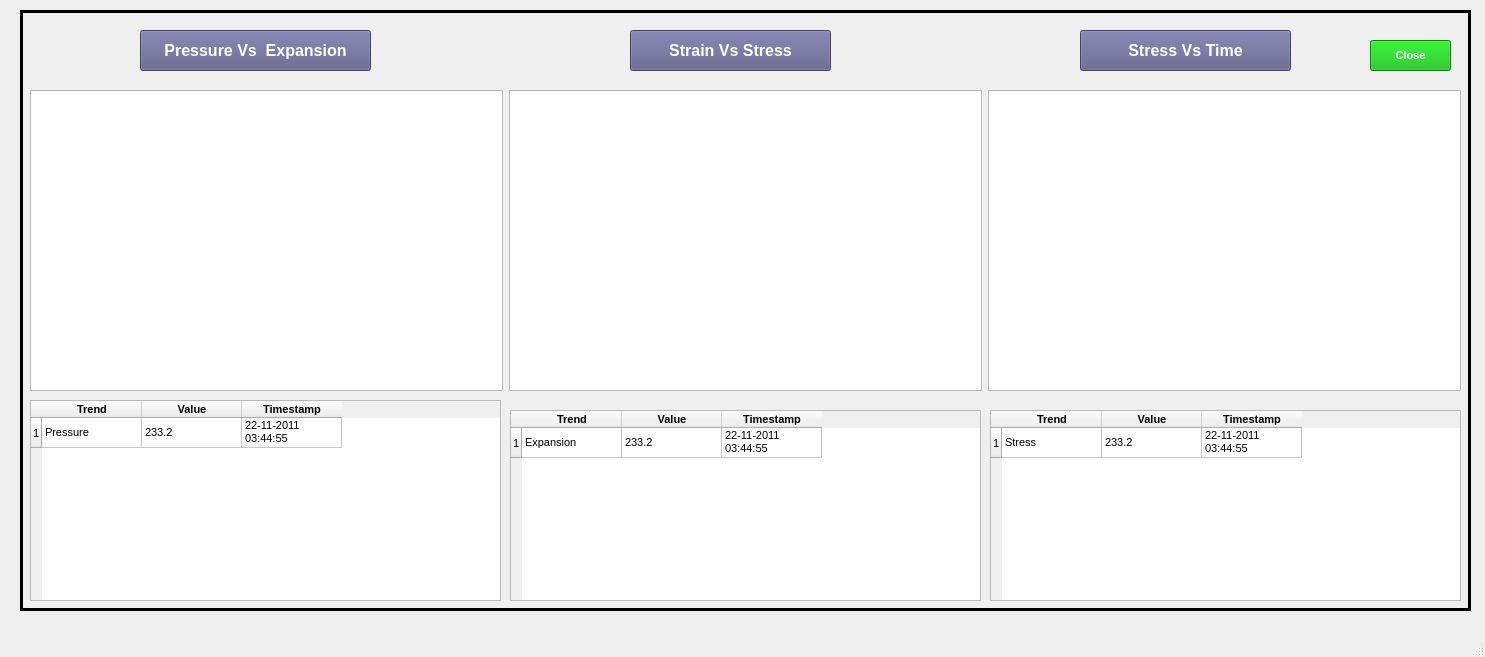
<?xml version="1.0" encoding="UTF-8"?>
<ui version="4.0">
 <class>MainWindow</class>
 <widget class="QMainWindow" name="MainWindow">
  <property name="geometry">
   <rect>
    <x>0</x>
    <y>0</y>
    <width>1485</width>
    <height>657</height>
   </rect>
  </property>
  <property name="baseSize">
   <size>
    <width>0</width>
    <height>0</height>
   </size>
  </property>
  <property name="windowTitle">
   <string>MainWindow</string>
  </property>
  <property name="styleSheet">
   <string notr="true"/>
  </property>
  <widget class="QWidget" name="centralwidget">
   <widget class="QFrame" name="frame">
    <property name="geometry">
     <rect>
      <x>20</x>
      <y>10</y>
      <width>1451</width>
      <height>601</height>
     </rect>
    </property>
    <property name="font">
     <font>
      <family>MS Sans Serif</family>
      <pointsize>10</pointsize>
     </font>
    </property>
    <property name="styleSheet">
     <string notr="true"/>
    </property>
    <property name="frameShape">
     <enum>QFrame::Box</enum>
    </property>
    <property name="frameShadow">
     <enum>QFrame::Plain</enum>
    </property>
    <property name="lineWidth">
     <number>3</number>
    </property>
    <widget class="QPushButton" name="pushButton_4">
     <property name="geometry">
      <rect>
       <x>1350</x>
       <y>30</y>
       <width>81</width>
       <height>31</height>
      </rect>
     </property>
     <property name="font">
      <font>
       <family>Arial</family>
       <pointsize>8</pointsize>
       <weight>75</weight>
       <bold>true</bold>
      </font>
     </property>
     <property name="styleSheet">
      <string notr="true">color: rgb(255, 255, 255);
background-color: rgb(0, 180, 0);</string>
     </property>
     <property name="text">
      <string>Close</string>
     </property>
    </widget>
    <widget class="QTableWidget" name="tableWidget">
     <property name="geometry">
      <rect>
       <x>10</x>
       <y>390</y>
       <width>471</width>
       <height>201</height>
      </rect>
     </property>
     <row>
      <property name="text">
       <string>1</string>
      </property>
      <property name="font">
       <font>
        <family>Arial</family>
        <pointsize>8</pointsize>
       </font>
      </property>
     </row>
     <column>
      <property name="text">
       <string>Trend</string>
      </property>
      <property name="font">
       <font>
        <family>Arial</family>
        <pointsize>8</pointsize>
        <weight>75</weight>
        <bold>true</bold>
       </font>
      </property>
     </column>
     <column>
      <property name="text">
       <string>Value</string>
      </property>
      <property name="font">
       <font>
        <family>Arial</family>
        <pointsize>8</pointsize>
        <weight>75</weight>
        <bold>true</bold>
       </font>
      </property>
     </column>
     <column>
      <property name="text">
       <string>Timestamp</string>
      </property>
      <property name="font">
       <font>
        <family>Arial</family>
        <pointsize>8</pointsize>
        <weight>75</weight>
        <bold>true</bold>
       </font>
      </property>
     </column>
     <item row="0" column="0">
      <property name="text">
       <string>Pressure</string>
      </property>
      <property name="font">
       <font>
        <family>Arial</family>
        <pointsize>8</pointsize>
       </font>
      </property>
     </item>
     <item row="0" column="1">
      <property name="text">
       <string>233.2</string>
      </property>
      <property name="font">
       <font>
        <family>Arial</family>
        <pointsize>8</pointsize>
       </font>
      </property>
     </item>
     <item row="0" column="2">
      <property name="text">
       <string>22-11-2011 03:44:55</string>
      </property>
      <property name="font">
       <font>
        <family>Arial</family>
        <pointsize>8</pointsize>
       </font>
      </property>
     </item>
    </widget>
    <widget class="QTableWidget" name="tableWidget_2">
     <property name="geometry">
      <rect>
       <x>490</x>
       <y>400</y>
       <width>471</width>
       <height>191</height>
      </rect>
     </property>
     <row>
      <property name="text">
       <string>1</string>
      </property>
      <property name="font">
       <font>
        <family>Arial</family>
        <pointsize>8</pointsize>
       </font>
      </property>
     </row>
     <column>
      <property name="text">
       <string>Trend</string>
      </property>
      <property name="font">
       <font>
        <family>Arial</family>
        <pointsize>8</pointsize>
        <weight>75</weight>
        <bold>true</bold>
       </font>
      </property>
     </column>
     <column>
      <property name="text">
       <string>Value</string>
      </property>
      <property name="font">
       <font>
        <family>Arial</family>
        <pointsize>8</pointsize>
        <weight>75</weight>
        <bold>true</bold>
       </font>
      </property>
     </column>
     <column>
      <property name="text">
       <string>Timestamp</string>
      </property>
      <property name="font">
       <font>
        <family>Arial</family>
        <pointsize>8</pointsize>
        <weight>75</weight>
        <bold>true</bold>
       </font>
      </property>
     </column>
     <item row="0" column="0">
      <property name="text">
       <string>Expansion</string>
      </property>
      <property name="font">
       <font>
        <family>Arial</family>
        <pointsize>8</pointsize>
       </font>
      </property>
     </item>
     <item row="0" column="1">
      <property name="text">
       <string>233.2</string>
      </property>
      <property name="font">
       <font>
        <family>Arial</family>
        <pointsize>8</pointsize>
       </font>
      </property>
     </item>
     <item row="0" column="2">
      <property name="text">
       <string>22-11-2011 03:44:55</string>
      </property>
      <property name="font">
       <font>
        <family>Arial</family>
        <pointsize>8</pointsize>
       </font>
      </property>
     </item>
    </widget>
    <widget class="QTableWidget" name="tableWidget_3">
     <property name="geometry">
      <rect>
       <x>970</x>
       <y>400</y>
       <width>471</width>
       <height>191</height>
      </rect>
     </property>
     <row>
      <property name="text">
       <string>1</string>
      </property>
      <property name="font">
       <font>
        <family>Arial</family>
        <pointsize>8</pointsize>
       </font>
      </property>
     </row>
     <column>
      <property name="text">
       <string>Trend</string>
      </property>
      <property name="font">
       <font>
        <family>Arial</family>
        <pointsize>8</pointsize>
        <weight>75</weight>
        <bold>true</bold>
       </font>
      </property>
     </column>
     <column>
      <property name="text">
       <string>Value</string>
      </property>
      <property name="font">
       <font>
        <family>Arial</family>
        <pointsize>8</pointsize>
        <weight>75</weight>
        <bold>true</bold>
       </font>
      </property>
     </column>
     <column>
      <property name="text">
       <string>Timestamp</string>
      </property>
      <property name="font">
       <font>
        <family>Arial</family>
        <pointsize>8</pointsize>
        <weight>75</weight>
        <bold>true</bold>
       </font>
      </property>
     </column>
     <item row="0" column="0">
      <property name="text">
       <string>Stress</string>
      </property>
      <property name="font">
       <font>
        <family>Arial</family>
        <pointsize>8</pointsize>
       </font>
      </property>
     </item>
     <item row="0" column="1">
      <property name="text">
       <string>233.2</string>
      </property>
      <property name="font">
       <font>
        <family>Arial</family>
        <pointsize>8</pointsize>
       </font>
      </property>
     </item>
     <item row="0" column="2">
      <property name="text">
       <string>22-11-2011 03:44:55</string>
      </property>
      <property name="font">
       <font>
        <family>Arial</family>
        <pointsize>8</pointsize>
       </font>
      </property>
     </item>
    </widget>
    <widget class="QPushButton" name="pushButton_17">
     <property name="geometry">
      <rect>
       <x>120</x>
       <y>20</y>
       <width>231</width>
       <height>41</height>
      </rect>
     </property>
     <property name="font">
      <font>
       <family>Arial</family>
       <pointsize>12</pointsize>
       <weight>75</weight>
       <bold>true</bold>
      </font>
     </property>
     <property name="styleSheet">
      <string notr="true">background-color: rgb(90, 90, 134);
color: rgb(255, 255, 255);</string>
     </property>
     <property name="text">
      <string>Pressure Vs  Expansion</string>
     </property>
    </widget>
    <widget class="QPushButton" name="pushButton_18">
     <property name="geometry">
      <rect>
       <x>610</x>
       <y>20</y>
       <width>201</width>
       <height>41</height>
      </rect>
     </property>
     <property name="font">
      <font>
       <family>Arial</family>
       <pointsize>12</pointsize>
       <weight>75</weight>
       <bold>true</bold>
      </font>
     </property>
     <property name="styleSheet">
      <string notr="true">background-color: rgb(90, 90, 134);
color: rgb(255, 255, 255);</string>
     </property>
     <property name="text">
      <string>Strain Vs Stress</string>
     </property>
    </widget>
    <widget class="QPushButton" name="pushButton_19">
     <property name="geometry">
      <rect>
       <x>1060</x>
       <y>20</y>
       <width>211</width>
       <height>41</height>
      </rect>
     </property>
     <property name="font">
      <font>
       <family>Arial</family>
       <pointsize>12</pointsize>
       <weight>75</weight>
       <bold>true</bold>
      </font>
     </property>
     <property name="styleSheet">
      <string notr="true">background-color: rgb(90, 90, 134);
color: rgb(255, 255, 255);</string>
     </property>
     <property name="text">
      <string>Stress Vs Time</string>
     </property>
    </widget>
    <widget class="QWidget" name="layoutWidget">
     <property name="geometry">
      <rect>
       <x>10</x>
       <y>80</y>
       <width>1431</width>
       <height>301</height>
      </rect>
     </property>
     <layout class="QGridLayout" name="gridLayout">
      <item row="0" column="0">
       <widget class="QGraphicsView" name="graphicsView"/>
      </item>
      <item row="0" column="1">
       <widget class="QGraphicsView" name="graphicsView_2"/>
      </item>
      <item row="0" column="2">
       <widget class="QGraphicsView" name="graphicsView_3"/>
      </item>
     </layout>
    </widget>
   </widget>
  </widget>
  <widget class="QMenuBar" name="menubar">
   <property name="geometry">
    <rect>
     <x>0</x>
     <y>0</y>
     <width>1485</width>
     <height>21</height>
    </rect>
   </property>
  </widget>
  <widget class="QStatusBar" name="statusbar"/>
 </widget>
 <resources/>
 <connections/>
</ui>
